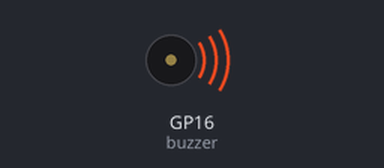
The program below on a simulated Raspberry Pi Pico running MicroPython. On the bench: buzzer (waves = sounding).

Above: at 0.1 s.
Timing chart, 0 to 1.6 s (numbered marks = the images above):
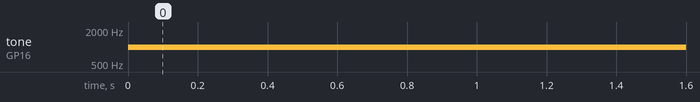

Measured:
- by itself, tone on GP16 (buzzer): silent → 1000 Hz at 0.00 s

The program:

buzzer.py
```python
from utime import sleep
from machine import Pin, PWM

buzzer = PWM(Pin(16))
#buzzer = Pin(15, Pin.OUT)
buzzer.freq(1000)


while True:
    buzzer.duty_u16(62000)
    #buzzer.on()
    sleep(0.5)

   
```
